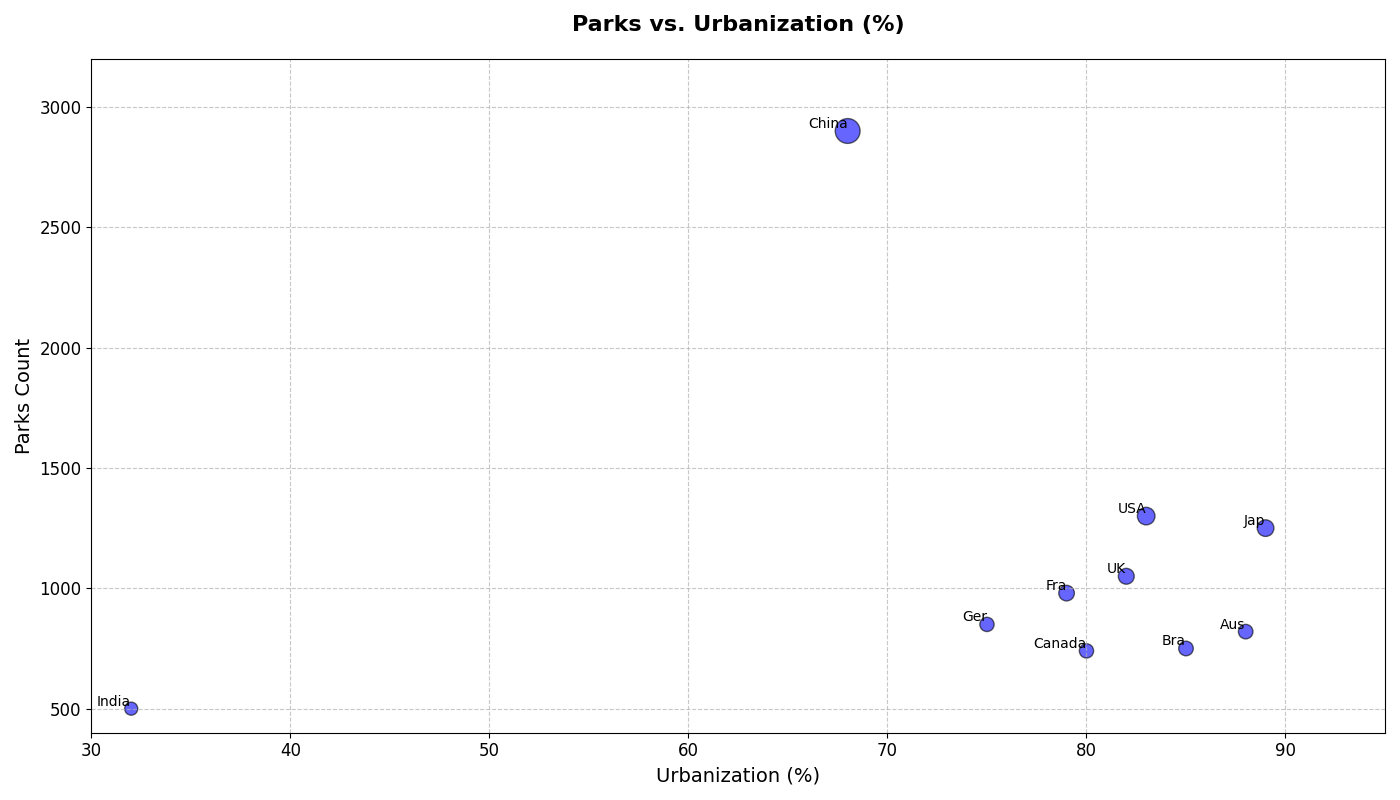

Generate this figure with Python:
import matplotlib.pyplot as plt
import numpy as np

countries = ['USA', 'China', 'Ger', 'Bra', 'India', 'UK', 'Fra', 'Aus', 'Canada', 'Jap']
# Alter the urban_parks and urbanization_level slightly while preserving structure
urban_parks = np.array([1300, 2900, 850, 750, 500, 1050, 980, 820, 740, 1250])
urbanization_level = np.array([83, 68, 75, 85, 32, 82, 79, 88, 80, 89])

average_park_area = urban_parks / 10 + [30, 29, 20, 35, 38, 25, 28, 27, 31, 18]

fig, ax = plt.subplots(figsize=(14, 8))
scatter = ax.scatter(urbanization_level, urban_parks, s=average_park_area, color='blue', alpha=0.6, edgecolor='black')

ax.set_title('Parks vs. Urbanization (%)', fontsize=16, fontweight='bold', pad=20)
ax.set_xlabel('Urbanization (%)', fontsize=14)
ax.set_ylabel('Parks Count', fontsize=14)

for i, country in enumerate(countries):
    ax.annotate(country, (urbanization_level[i], urban_parks[i]), fontsize=10, ha='right', va='bottom', color='black')

ax.grid(True, linestyle='--', alpha=0.7)
plt.xticks(fontsize=12)
plt.yticks(fontsize=12)
ax.set_xlim(30, 95)
ax.set_ylim(400, 3200)

plt.tight_layout()
plt.show()
